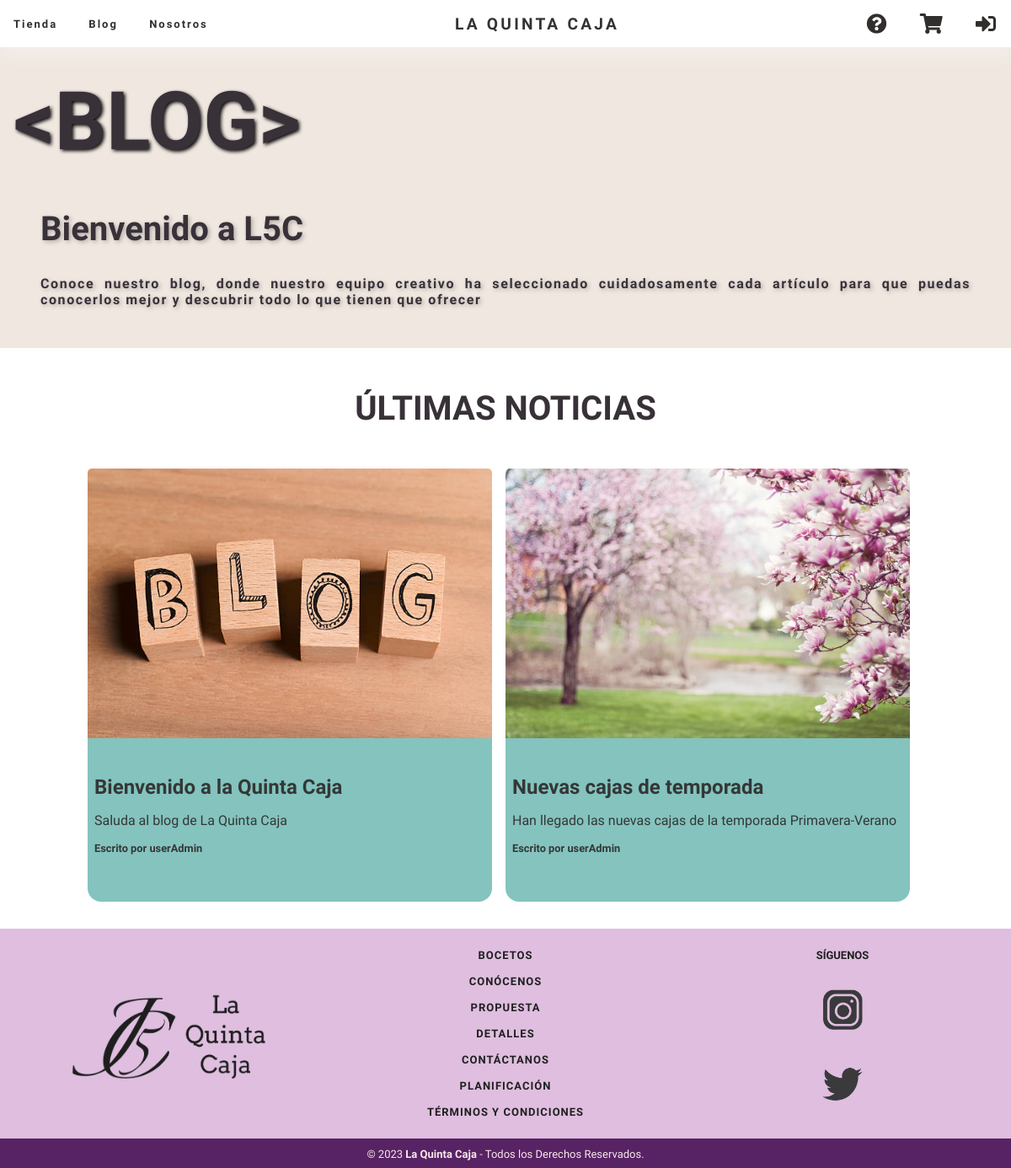
Screenshot of /blog.php with the database file from the repository.
### tables this page shows
CREATE TABLE `blog` (
  `id` int(10) UNSIGNED NOT NULL,
  `titulo` varchar(40) NOT NULL,
  `contenido` text NOT NULL,
  `descripcion` text NOT NULL,
  `autor` int(10) UNSIGNED NOT NULL
);

CREATE TABLE `usuarios` (
  `id` int(10) UNSIGNED NOT NULL,
  `nombre` varchar(20) NOT NULL,
  `apellido1` varchar(20) NOT NULL,
  `apellido2` varchar(20),
  `password` varchar(60) NOT NULL,
  `correo` varchar(20) NOT NULL,
  `direccion` varchar(35) NOT NULL,
  `rol` enum('A','P','U') NOT NULL
);

### includes/configuracion.php (called while the page is built, shortened)
<?php
require_once __DIR__.'/Aplicacion.php';
spl_autoload_register(function ($class) {
    $prefix = 'es\\ucm\\fdi\\aw';
    $base_dir = __DIR__ ;
    $len = strlen($prefix);
    $relative_class = substr($class, $len);
    $file = $base_dir . str_replace('\\', '/', $relative_class) . '.php';
});
?>

### includes/Aplicacion.php (called while the page is built, shortened)
<?php
class Aplicacion
{
	private static $instancia;
	public static function getInstance() {
		if (  !self::$instancia instanceof self) {
			self::$instancia = new static();
		}
		return self::$instancia;
	}
	private $bdDatosConexion;
	private $inicializada = false;
	private $conn;
	public function init($bdDatosConexion)
	{
        if ( ! $this->inicializada ) {
    	    $this->bdDatosConexion = $bdDatosConexion;
    		$this->inicializada = true;
        }
	}
	public function getConexionBd()
	{
		if (! $this->conn ) {
			$bdHost = $this->bdDatosConexion['host'];
			$bdUser = $this->bdDatosConexion['user'];
			$bdPass = $this->bdDatosConexion['pass'];
			$bd = $this->bdDatosConexion['bd'];
			$conn = new \mysqli($bdHost, $bdUser, $bdPass, $bd);
			$this->conn = $conn;
		}
		return $this->conn;
	}
}
?>

### includes/Blog.php (called while the page is built, shortened)
<?php
class Blog
{
    private $id;
    private $titulo;
    private $descripcion;
    private $autor;
    public function __construct($id=null, $titulo, $contenido, $descripcion, $autor)
    {
        $this->id = $id;
        $this->descripcion = $descripcion;
        $this->titulo = $titulo;
        $this->autor=$autor;
    }
    public static function getBlog()
    {
        $BlogDAO= new BlogDAO();
        return $BlogDAO->getBlog();
    }
    public function getId()
    {
        return $this->id;
    }
    public function getDescripcion()
    {
        return $this->descripcion;
    }
    public function getTitulo()
    {
        return $this->titulo;
    }
    public function getAutor()
    {
        return $this->autor;
    }
}
?>

### includes/BlogDao.php (called while the page is built, shortened)
<?php
class BlogDAO
{
    private $conn;
    public function __construct()
    {
        $this->conn = Aplicacion::getInstance()->getConexionBd();
    }
    public function getBlog()
    {
        $query = "SELECT * FROM blog";
        $rs = $this->conn->query($query);
        $blog=array();
        if($rs->num_rows>0){
            while($row=$rs->fetch_assoc())
            {
                $id=$row['id'];
                $blog[$id] = new Blog($row['id'], $row['titulo'], $row['contenido'], $row['descripcion'],
                $row['autor']);
            }
        }
        return $blog;
    }
}
?>

### includes/Usuario.php (called while the page is built, shortened)
<?php
class Usuario
{
    private $nombre;
    public function __construct($id=null, $nombreUsuario, $apellido1, $apellido2, $password,$correo,$direccion,$rol)
    {
        $this->nombre = $nombreUsuario;
    }
    public static function buscaPorId($idUsuario)
    {
        $usuarioDAO= new UsuarioDAO();
        return $usuarioDAO->buscaPorId($idUsuario);
    }
    public function getNombre()
    {
        return $this->nombre;
    }
}
?>

### includes/UsuarioDAO.php (called while the page is built, shortened)
<?php
class UsuarioDAO
{
    public $conn;
    public function __construct()
    {
        $this->conn = Aplicacion::getInstance()->getConexionBd();
    }
    public function buscaPorId($idUsuario)
    {
        $query = sprintf("SELECT * FROM usuarios WHERE id=%d", $idUsuario);
        $rs = $this->conn->query($query);
        if ($rs) {
            $fila = $rs->fetch_assoc();
            if($fila){
            $user = new Usuario($fila['id'], $fila['nombre'], $fila['apellido1'], $fila['apellido2'],
            $fila['password'], $fila['correo'], $fila['direccion'], $fila['rol']);
            return $user;
            }
        } else {
            error_log("Error BD ({$this->conn->errno}): {$this->conn->error}");
        }
        return false;
    }
}
?>

### includes/Periodico.php (the view, shortened to what this page needs)
<?php
class Periodico {
    private $entradas;
    public function __construct() {
        $this->entradas = Blog::getBlog();
    }
    public function entradasEnBlog() {
        $html = <<<EOS
                <div class="panelBlog">
            EOS;
        foreach($this->entradas as $ent){
            $link = 'entradaBlog.php?id='.$ent->getId();
            $src = 'img/blog_' . $ent->getId() . '.png';
            $alt = 'Imagen de Blog '.$ent->getId();
            $titulo = $ent->getTitulo();
            $descripcion = $ent->getDescripcion();
            $idAutor = $ent->getAutor();
            $autor=Usuario::buscaPorId($idAutor)->getNombre();
            $html .= <<<EOS
                        <div class="articulo">
                            <a href="$link">
                                <img src="$src" alt="$alt" class="imagenBlog">
                                <p class="tituloArt">$titulo</p>
                                <p class="descripcionArt">$descripcion</p>
                                <p class="autorArt">Escrito por $autor</p>
                            </a>
                        </div>
                EOS;
        }
        $html .= <<<EOS
            </div>
        EOS;
        return $html;
    }
}
?>

### blog.php (shortened to what this page needs)
<?php
require_once __DIR__.'/includes/configuracion.php';
$contenidoPrincipal = <<<EOS
<div class="blog">
	<section class="cabeceraBlog">
		<h2 class="tituloBlog">
			&lt;BLOG&gt;
		</h2>
		<h3 class="subtituloBlog">
			Bienvenido a L5C
		</h3>
		<p class="contenidoBlog">
			Conoce nuestro blog, donde nuestro equipo creativo
			ha seleccionado cuidadosamente cada artículo para
			que puedas conocerlos mejor y descubrir todo lo que
			tienen que ofrecer
		</p>
EOS;
$contenidoPrincipal .= <<<EOS
	</section>
	<section class="titBlog">
		<h2 class="subtituloBlog">
			ÚLTIMAS NOTICIAS
		</h2>
	</section>
	EOS;
$blog = new es\ucm\fdi\aw\Periodico();
$contenidoPrincipal .= $blog->entradasEnBlog();
$contenidoPrincipal .= <<<EOS
</div>
EOS;
require __DIR__.'/includes/plantillas/plantilla.php';
?>

### includes/plantillas/plantilla.php (shortened to what this page needs)
<!DOCTYPE html>
<html  lang="es">
<head>
	<link rel="stylesheet" href="https://cdnjs.cloudflare.com/ajax/libs/font-awesome/5.15.1/css/all.min.css">
    <link rel="stylesheet" type="text/css" href="css/plantilla.css">
</head>
<body>
<div id="contenedor">
<?php
include("includes/comun/cabecera.php");
?>
	<main>
		<article>
			<?= $contenidoPrincipal ?>
		</article>
	</main>
<?php
  include("includes/comun/pie.php");
?>
</div>
</body>
</html>

### includes/comun/cabecera.php (shortened to what this page needs)
<header class="cabecera">
	<div class="contenedor-flex">
		<div class="oculto">
			<nav class="paginas">
				<ul>
					<li><a href="tienda.php">Tienda</a></li>
					<li><a href="blog.php">Blog</a></li>
					<li><a href="sobrenosotros.php">Nosotros</a></li>
				</ul>
			</nav>
		</div>
		<div class="principal">
			<a href="index.php" class="letras">LA QUINTA CAJA</a>
		</div>
		<div class="iconos">
			<ul>
				<li><a href="faqs.php"><i class="fas fa-question-circle"></i></a></li>
				<li><a href="carrito.php"><i class="fas fa-shopping-cart"></i></a></li>
				<?php
					if(!isset($_SESSION["login"])){
						echo "<li><a href='login.php'><i class='fas fa-sign-in-alt'></i></a></li>";
					}
					else{
						echo "<li><a href='miCuenta.php'><i class='fas fa-user'></i></a></li>";
					}
				?>
			</ul>
		</div>
	</div>
</header>

### includes/comun/pie.php
<footer class="pie" id="pie">
	<div class="grupo1">
		<div class="boxLogo">
			<a href="index.php">
				<img src="img/pie.png" class="logopie" alt="Logo de Pie">
			</a>
		</div>
		<ul class="boxPaginas">
			<li><a href="bocetos.php">BOCETOS</a></li>
			<li><a href="miembros.php">CONÓCENOS</a></li>
			<li><a href="propuesta.php">PROPUESTA</a></li>
			<li><a href="detalles.php">DETALLES</a></li>
			<li><a href="contacto.php">CONTÁCTANOS</a></li>
			<li><a href="planificacion.php">PLANIFICACIÓN</a></li>
			<li><a href="terminosycondiciones.php">TÉRMINOS Y CONDICIONES</a></li>
		</ul>
		<div class="boxRedes">
			<h2>SÍGUENOS</h2>
			<div class="redSocial">
				<a href="https://www.instagram.com/laquintacaja/">
					<img src="img/instagram.png" class="instagram" alt="Instagram">
				</a>
				<a href="https://twitter.com/LaQuintaCaja/">
					<img src="img/twitter.png" class="twitter" alt="Twitter">
				</a>
			</div>
		</div>
	</div>
	<div class="grupo2">
		<small>&copy; 2023 <b>La Quinta Caja</b> - Todos los Derechos Reservados.</small>
	</div>
</footer>

### css/plantilla.css (style rules this page uses)
main { min-height: 110vh; margin-top: 3.5rem; }
* { margin: 0; padding: 0; border: 0; font-size: 100%; vertical-align: baseline; }
.terminosycondiciones ul, p { padding: 0rem 0.5rem; font-family: 'Ubuntu', sans-serif; font-size: medium; text-align: justify; }
.blog { display: flex; flex-direction: column; align-items: center; justify-content: center; }
.cabeceraBlog { background-color: #f0e8e0ff; background-position: center; background-size: cover; width: 100%; align-items: center; text-align: center; text-shadow: 0.13rem 0.13rem 0.3rem #413a415a; }
.tituloBlog { font-size: 6rem; padding: 2rem 1rem; text-align: justify; color: #383138; text-shadow: 0.125rem 0.125rem 0.25rem black; }
.subtituloBlog { font-size: 2.5rem; padding: 1rem 3rem; text-align: justify; color: #383138; }
.contenidoBlog { color: #383138; font-weight: 600; margin-bottom: 2rem; padding: 1rem 3rem; letter-spacing: 0.1rem; }
.titBlog .subtituloBlog { text-align: center; padding: 3rem 0; }
.panelBlog { display: flex; flex-wrap: wrap; justify-content: center; text-align: center; }
.articulo { border-radius: 1rem; width: 30rem; background-color: #84c3be; text-decoration: none; color: white; margin-bottom: 2rem; margin-right: 1rem; }
.imagenBlog { width: 30rem; height: 20rem; border-top-left-radius: 0.3125rem; border-top-right-radius: 0.3125rem; }
.articulo a { text-decoration: none; color: rgb(52, 55, 55); }
.tituloArt { margin-top: 2rem; padding: 0.5rem; font-size: 1.5rem; font-weight: 600; }
.descripcionArt { padding: 0.5rem; text-align: justify; }
.autorArt { padding:0.5rem; font-weight: 600; font-size: 0.8rem; margin-bottom: 3rem; }
* { margin:0; }
.cabecera { background: white; box-shadow: 0 0.5rem 1rem #f3eeee; padding: 0.5rem 0; position: fixed; left: 0; top: 0; width: 100%; z-index: 4; }
.contenedor-flex { display: flex; flex-direction: row; justify-content: space-between; align-items: center; }
.contenedor-flex ul { font-family: 'Ubuntu', sans-serif; font-weight: bold; font-size: small; letter-spacing: 0.125rem; margin:0; padding: 0; list-style: none; }
.contenedor-flex ul li { display: inline-block; }
.contenedor-flex ul li a { color: hsl(0, 5%, 19%); text-decoration: none; display: block; padding: 0.5rem 1rem; }
.fas { font-family: "Font Awesome 5 Free", 'Ubuntu'; font-size: x-large; letter-spacing: 0.125rem; color: hsl(0, 5%, 19%); }
.letras { font-size: 1.2rem; letter-spacing: 0.2rem; font-family: 'Ubuntu', sans-serif; text-decoration: none; font-weight: bold; color: #333; }
* { margin: 0; padding: 0; font-family: 'Ubuntu', sans-serif; }
.pie { width: 100%; background-color: #80008041; }
.grupo1 { width: 100%; display: grid; grid-template-columns: repeat(3, 1fr); padding: 0; }
.boxLogo, .boxPaginas, .boxRedes { margin-top: 1rem; margin-bottom: 1rem; text-align: center; }
.logopie { margin-top: 3.5rem; text-align: center; width: 15rem; }
.instagram, .twitter { width: 3.125rem; height: 3.125rem; margin-top: 1rem; }
.boxPaginas { text-align: center; font-weight: bold; font-size: small; letter-spacing: 0.0625rem; list-style: none; }
.boxPaginas li { display: block; padding: 0.5rem; }
.boxPaginas li a { color: #202020; text-decoration: none; }
.boxRedes h2 { margin-top: 0.5rem; color: #202020; font-size: 0.8125rem; font-weight: bold; text-align: center; font-family: 'Ubuntu', sans-serif; }
.redSocial a { display: block; margin-top: 1rem; }
.grupo2 { color: hsl(0, 50%, 94%); background-color: #572364; text-align: center; padding: 0.5rem; }
.grupo2 small { font-size: small; }

### rows the page displays
blog: shows a picture, titulo "Bienvenido a la Quinta Caja", descripcion "Saluda al blog de La Quinta Caja", autor.nombre "userAdmin"
blog: shows a picture, titulo "Nuevas cajas de temporada", descripcion "Han llegado las nuevas cajas de la temporada Primavera-Verano", autor.nombre "userAdmin"
